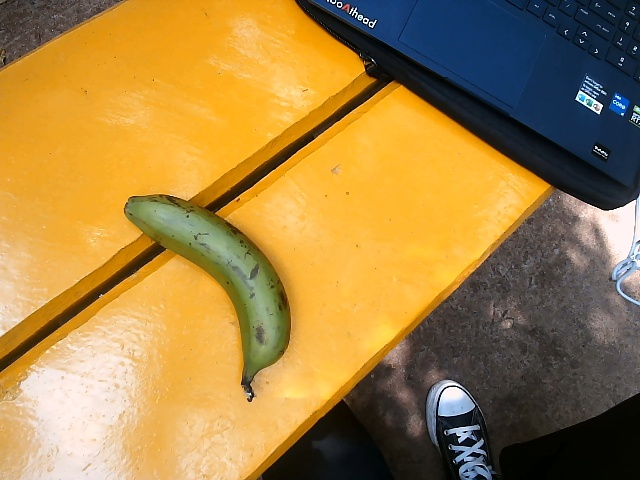
#> input picture datasets/banana_mango_ripe/train/images/Raw_Banana.53c1e603-ebe4-11ed-a7fa-346f24e2fa38.jpg, 640 x 480 px; its folder holds only this picture in this run
$ jupyter execute --allow-errors banana_mango_ripe_eda.ipynb
#> lines starting #> are read from the running program, lines starting #| are printed output that depends on the picture
### Note
To run the cells in this notebook, ensure that you have the necessary datasets for image classification. These include the original banana and mango ripeness dataset, as well as the processed versions: one with the background removed and another with both the background removed and cropped. If you only have the original dataset, please run the banana_mango_ripe_image_processing.py file to process the images.

[cell 1]
import os
import cv2
import numpy as np
from sklearn.svm import SVC
from sklearn.model_selection import train_test_split
from sklearn.preprocessing import LabelEncoder
from sklearn.metrics import classification_report
from sklearn.ensemble import RandomForestClassifier
from sklearn.model_selection import GridSearchCV

# Dataset Loading

[cell 2]
image_folders = {
    "original": "../../../../datasets/banana_mango_ripe/train/images",
    "bg_removed": "../../../../datasets/banana_mango_ripe/images_background_removed",
    "bg_removed_cropped": "../../../../datasets/banana_mango_ripe/images_background_removed_cropped"
}

dataset_variations = {
    "original": {"banana_ripe": [], "banana_raw": [], "mango_ripe": [], "mango_raw": []},
    "bg_removed": {"banana_ripe": [], "banana_raw": [], "mango_ripe": [], "mango_raw": []},
    "bg_removed_cropped": {"banana_ripe": [], "banana_raw": [], "mango_ripe": [], "mango_raw": []},
}

def load_images(folder_key):
#> called with folder_key = 'original'
    folder_path = image_folders[folder_key]

    for file in os.listdir(folder_path):
        img_path = os.path.join(folder_path, file)
        img = cv2.imread(img_path)
#> img is the input picture: shape (480, 640, 3); mean B, G, R 68.7, 129.7, 163.7

        IMG_SIZE = (64, 64)
        img = cv2.resize(img, IMG_SIZE)
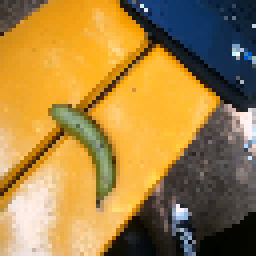
#> img: shape (64, 64, 3) (shown 4 times larger); mean B, G, R 68.9, 129.9, 163.9
        img = img.flatten()
#> img = 12288 values, max 255 at index 1229, min 0 at index 279, mean 120.9

        if "Ripe_Banana" in file:
            dataset_variations[folder_key]["banana_ripe"].append(img)
        elif "Raw_Banana" in file:
            dataset_variations[folder_key]["banana_raw"].append(img)
        elif "Ripe_Mango" in file:
            dataset_variations[folder_key]["mango_ripe"].append(img)
        elif "Raw_Mango" in file:
            dataset_variations[folder_key]["mango_raw"].append(img)


#> (the rest of this cell did not finish here and is left out)

# Model Training Functions

[cell 3]
def create_svc_grid_search():
    param_grid = {
        "C": [0.1, 1, 10],
        "kernel": ["linear", "rbf"],
        "gamma": ["scale", "auto"]
    }
    return GridSearchCV(SVC(), param_grid, cv=5, scoring='accuracy', n_jobs=-1)

def create_random_forest_grid_search():
    param_grid = {
        "n_estimators": [100, 200, 300],
        "max_depth": [5, 10, 20],
        "random_state": [42]
    }
    return GridSearchCV(RandomForestClassifier(), param_grid, cv=5, scoring='accuracy', n_jobs=-1)

def train_model_treated(X, y, model_name, model_type):
    label_encoder = LabelEncoder()
    y_encoded = label_encoder.fit_transform(y)

    X_train, X_test, y_train, y_test = train_test_split(X, y_encoded, test_size=0.2, random_state=42)

    grid_search = None
    if model_type == "SVC":
        grid_search = create_svc_grid_search()
    elif model_type == "RandomForest":
        grid_search = create_random_forest_grid_search()

    grid_search.fit(X_train, y_train)

    best_model = grid_search.best_estimator_
    y_pred = best_model.predict(X_test)

    report = classification_report(y_test, y_pred, target_names=label_encoder.classes_)
    print(f"{model_name} Best Params: {grid_search.best_params_}")
    print(f"{model_name} Classification Report:\n{report}")

    return best_model

def train_model(dataset, model_type):
    banana_ripe, banana_raw = np.array(dataset["banana_ripe"]), np.array(dataset["banana_raw"])
    mango_ripe, mango_raw = np.array(dataset["mango_ripe"]), np.array(dataset["mango_raw"])

    X_banana = np.vstack((banana_ripe, banana_raw))
    y_banana = ["ripe"] * len(banana_ripe) + ["raw"] * len(banana_raw)
    train_model_treated(X_banana, y_banana, "Banana", model_type)

    X_mango = np.vstack((mango_ripe, mango_raw))
    y_mango = ["ripe"] * len(mango_ripe) + ["raw"] * len(mango_raw)
    train_model_treated(X_mango, y_mango, "Mango", model_type)

# SVC

### SVC with noisy background

#> (a cell that did not finish here is left out)

### SVC with background removed

#> (a cell that did not finish here is left out)


### SVC background removed and cropped

#> (a cell that did not finish here is left out)


# Random Forest

### Random Forest with noisy background

#> (a cell that did not finish here is left out)


### Random Forest background removed

#> (a cell that did not finish here is left out)


### Random Forest background removed and cropped

#> (a cell that did not finish here is left out)
